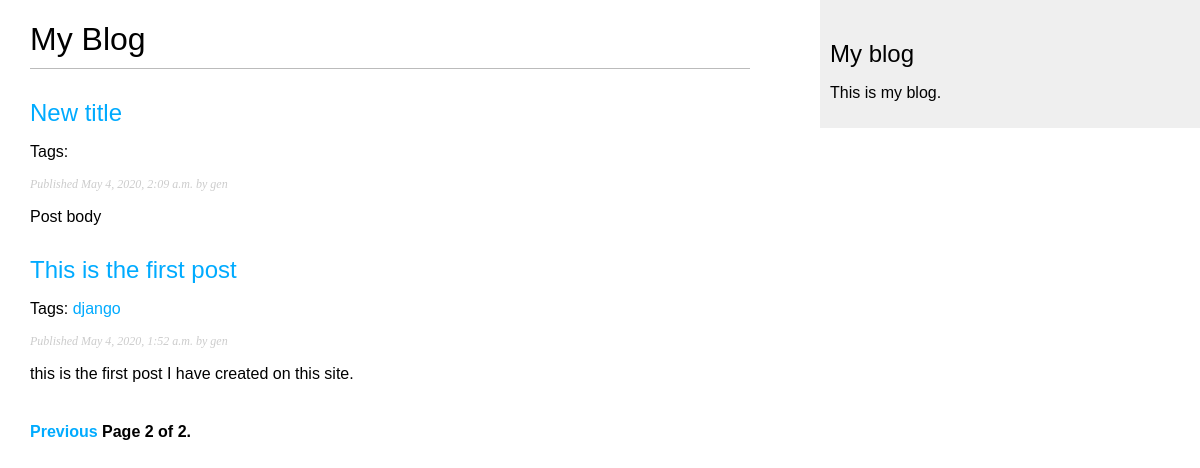
Screenshot of /blog/?page=2 with the database file from the repository.
### blog/models.py (models this page shows, shortened)
class Post(models.Model):
    STATUS_CHOICES = (
        ('draft', 'Draft'),
        ('published', 'Published'),
    )
    title = models.CharField(max_length=250)
    slug = models.SlugField(max_length=250,
                            unique_for_date='publish')
    author = models.ForeignKey(User,
                              on_delete=models.CASCADE,
                              related_name='blog_posts')
    body = models.TextField()
    publish = models.DateTimeField(default=timezone.now)
    created = models.DateTimeField(auto_now_add=True)
    updated = models.DateTimeField(auto_now=True)
    status = models.CharField(max_length=10,
                              choices=STATUS_CHOICES,
                              default='draft')
    objects = models.Manager() # The default manager.
    published = PublishedManager() # Our custom manager.
    tags = TaggableManager()
    class Meta:
        ordering = ('-publish',)
    def get_absolute_url(self):
        return reverse('blog:post_detail',
                       args=[self.publish.year,
                             self.publish.month,
                             self.publish.day, self.slug])

### blog/views.py (the view)
# urls.py: path('', post_list, name='post_list'),
def post_list(request, tag_slug=None):
    object_list = Post.published.all()
    tag = None
    if tag_slug:
        tag = get_object_or_404(Tag, slug=tag_slug)
        object_list = object_list.filter(tags__in=[tag])
    paginator = Paginator(object_list, 3) # 3 posts in each page
    page = request.GET.get('page')
    try:
        posts = paginator.page(page)
    except PageNotAnInteger:
        posts = paginator.page(1)
    except EmptyPage:
        posts = paginator.page(paginator.num_pages)
    return render(request,
                 'blog/post/list.html',
                 {'page': page,
                 'posts': posts,
                 'tag': tag})

### blog/models.py (called while the page is built)
    def get_queryset(self):
        return super(PublishedManager,
                     self).get_queryset()\
                          .filter(status='published')

### blog/templates/blog/post/list.html (shortened to what this page needs)
{% extends "blog/base.html" %}
{% block content %}
  <h1>My Blog</h1>
  {% for post in posts %}
    <h2>
      <a href="{{ post.get_absolute_url }}">
        {{ post.title }}
      </a>
    </h2>
    <p class="tags">
  Tags:
  {% for tag in post.tags.all %}
    <a href="{% url "blog:post_list_by_tag" tag.slug %}">
      {{ tag.name }}
    </a>
  {% endfor %}
</p>
    <p class="date">
      Published {{ post.publish }} by {{ post.author }}
    </p>
    {{ post.body|truncatewords:30|linebreaks }}
  {% endfor %}
  {% include "pagination.html" with page=posts %}
{% endblock %}

### blog/static/css/blog.css (style rules this page uses)
body { margin:0; padding:0; font-family:helvetica, sans-serif; }
a { color:#00abff; text-decoration:none; }
h1 { font-weight:normal; border-bottom:1px solid #bbb; padding:0 0 10px 0; }
h2 { font-weight:normal; margin:30px 0 0; }
p.date { color:#ccc; font-family: georgia, serif; font-size: 12px; font-style: italic; }

### rows the page displays
Post: title "New title", publish "May 4, 2020, 2:09 a.m.", author "gen", body "Post body"
Post: title "This is the first post", publish "May 4, 2020, 1:52 a.m.", author "gen", body "this is the first post I have created on this site."
Tag: name "django"

### other values shown
{{ page.number }} "2"
{{ page.paginator.num_pages }} "2"
